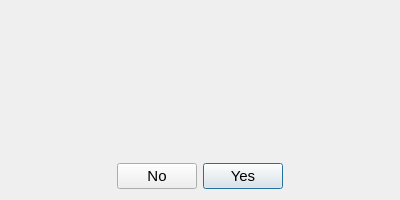
<?xml version="1.0" encoding="UTF-8"?>
<ui version="4.0">
 <class>Question</class>
 <widget class="QDialog" name="Question">
  <property name="windowModality">
   <enum>Qt::WindowModal</enum>
  </property>
  <property name="geometry">
   <rect>
    <x>0</x>
    <y>0</y>
    <width>400</width>
    <height>200</height>
   </rect>
  </property>
  <property name="sizePolicy">
   <sizepolicy hsizetype="Fixed" vsizetype="Fixed">
    <horstretch>0</horstretch>
    <verstretch>0</verstretch>
   </sizepolicy>
  </property>
  <property name="minimumSize">
   <size>
    <width>400</width>
    <height>200</height>
   </size>
  </property>
  <property name="maximumSize">
   <size>
    <width>400</width>
    <height>200</height>
   </size>
  </property>
  <property name="windowTitle">
   <string/>
  </property>
  <property name="sizeGripEnabled">
   <bool>false</bool>
  </property>
  <layout class="QVBoxLayout" name="verticalLayout_2">
   <item>
    <layout class="QVBoxLayout" name="verticalLayout">
     <property name="spacing">
      <number>0</number>
     </property>
     <property name="leftMargin">
      <number>10</number>
     </property>
     <property name="rightMargin">
      <number>10</number>
     </property>
     <item>
      <widget class="QWidget" name="widget" native="true">
       <property name="minimumSize">
        <size>
         <width>0</width>
         <height>0</height>
        </size>
       </property>
       <layout class="QHBoxLayout" name="horizontalLayout">
        <item>
         <widget class="QLabel" name="label">
          <property name="sizePolicy">
           <sizepolicy hsizetype="Preferred" vsizetype="Preferred">
            <horstretch>0</horstretch>
            <verstretch>0</verstretch>
           </sizepolicy>
          </property>
          <property name="maximumSize">
           <size>
            <width>64</width>
            <height>64</height>
           </size>
          </property>
          <property name="text">
           <string/>
          </property>
          <property name="pixmap">
           <pixmap resource="jobman.qrc">:/icons/resources/AppIcon.png</pixmap>
          </property>
          <property name="scaledContents">
           <bool>true</bool>
          </property>
         </widget>
        </item>
       </layout>
      </widget>
     </item>
     <item>
      <widget class="QLabel" name="question">
       <property name="sizePolicy">
        <sizepolicy hsizetype="Preferred" vsizetype="MinimumExpanding">
         <horstretch>0</horstretch>
         <verstretch>0</verstretch>
        </sizepolicy>
       </property>
       <property name="text">
        <string/>
       </property>
       <property name="scaledContents">
        <bool>false</bool>
       </property>
       <property name="alignment">
        <set>Qt::AlignCenter</set>
       </property>
       <property name="wordWrap">
        <bool>true</bool>
       </property>
      </widget>
     </item>
    </layout>
   </item>
   <item>
    <layout class="QHBoxLayout" name="horizontalLayout_3">
     <property name="spacing">
      <number>-1</number>
     </property>
     <property name="topMargin">
      <number>0</number>
     </property>
     <item>
      <spacer name="horizontalSpacer_2">
       <property name="orientation">
        <enum>Qt::Horizontal</enum>
       </property>
       <property name="sizeHint" stdset="0">
        <size>
         <width>40</width>
         <height>20</height>
        </size>
       </property>
      </spacer>
     </item>
     <item>
      <widget class="QPushButton" name="no">
       <property name="font">
        <font>
         <pointsize>11</pointsize>
        </font>
       </property>
       <property name="text">
        <string>No</string>
       </property>
      </widget>
     </item>
     <item>
      <widget class="QPushButton" name="yes">
       <property name="font">
        <font>
         <pointsize>11</pointsize>
        </font>
       </property>
       <property name="text">
        <string>Yes</string>
       </property>
       <property name="default">
        <bool>true</bool>
       </property>
      </widget>
     </item>
     <item>
      <spacer name="horizontalSpacer">
       <property name="orientation">
        <enum>Qt::Horizontal</enum>
       </property>
       <property name="sizeHint" stdset="0">
        <size>
         <width>40</width>
         <height>20</height>
        </size>
       </property>
      </spacer>
     </item>
    </layout>
   </item>
  </layout>
 </widget>
 <resources>
  <include location="../resources/jobman.qrc"/>
 </resources>
 <connections>
  <connection>
   <sender>yes</sender>
   <signal>clicked()</signal>
   <receiver>Question</receiver>
   <slot>close()</slot>
   <hints>
    <hint type="sourcelabel">
     <x>199</x>
     <y>571</y>
    </hint>
    <hint type="destinationlabel">
     <x>199</x>
     <y>299</y>
    </hint>
   </hints>
  </connection>
 </connections>
</ui>
